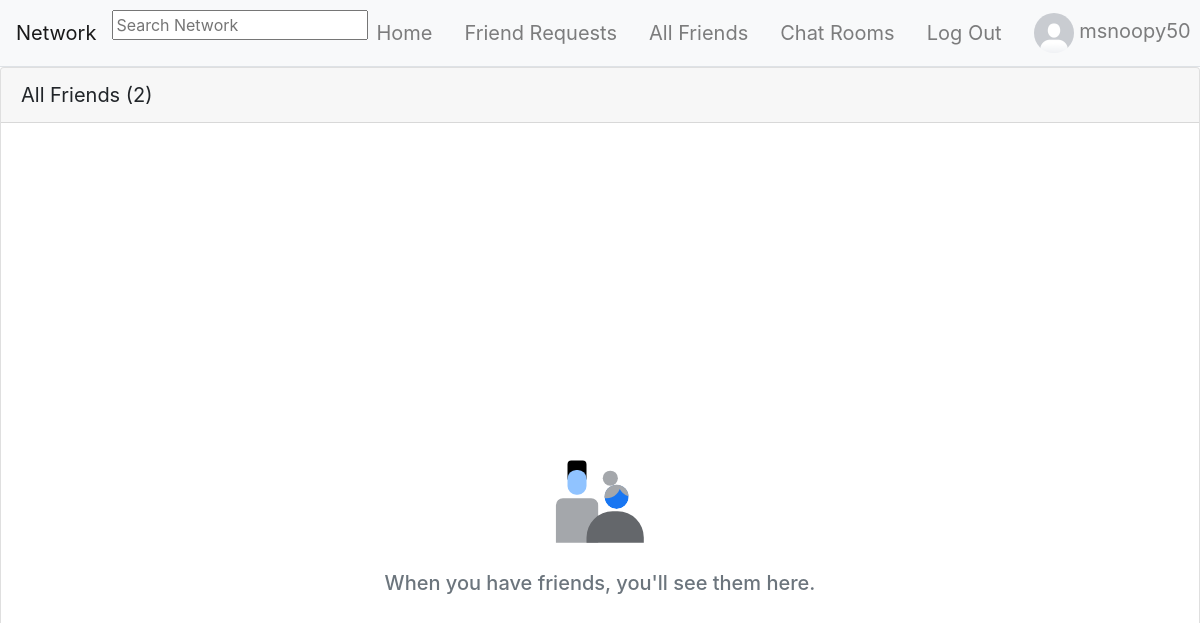
The app's page /friends (signed in), older data.
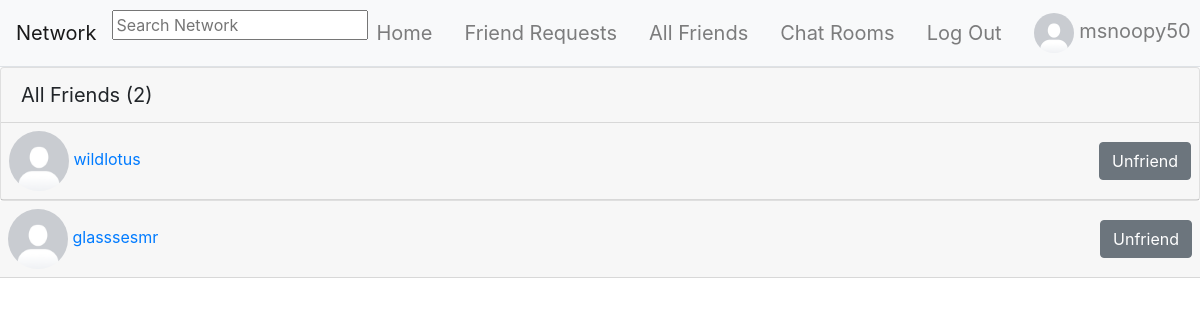
The same page, newer data.
### network/models.py (models this page shows, shortened)
class FriendRequest(models.Model):
    from_user = models.ForeignKey(User, related_name="from_user", on_delete=models.CASCADE)
    to_user = models.ForeignKey(User, related_name="to_user", on_delete=models.CASCADE)
    active = models.BooleanField(default=True)
    class Meta:
        constraints = [
            models.UniqueConstraint(
                name="%(app_label)s_%(class)s_unique_relationships",
                fields=["from_user", "to_user"]
            ),
            models.CheckConstraint(
                name="%(app_label)s_%(class)s_prevent_self_friending",
                check=~models.Q(from_user=models.F("to_user")),
            ),
        ]

class User(AbstractUser):
    pass

class UserProfile(models.Model):
    user = models.OneToOneField(User, primary_key=True, related_name="profile", on_delete=models.CASCADE)
    bio = models.TextField(blank=True, default="No Bio...", max_length=101)
    picture = models.ImageField(blank=True, default="default_profile_image.png")
    friends = models.ManyToManyField(User, blank=True, related_name="friends")
    blocked = models.ManyToManyField(User, blank=True, related_name="blocked")

### network/views.py (the view)
# urls.py: path("friends", views.friends, name="friends"),
@login_required
def friends(request):
    try:
        profile = UserProfile.objects.get(pk=request.user.id)
        friends = profile.friends.all()
        friend_requests = FriendRequest.objects.filter(
            Q(from_user__in=friends, to_user=request.user, active=False) | Q(to_user__in=friends, from_user=request.user, active=False)
        )
        context = {}
        context["friends"] = friend_requests
        for friend_request in friend_requests:
            if friend_request.to_user == profile.user:
                requests_friends = friend_requests.values_list('from_user', flat=True)
            else:
                requests_friends = friend_requests.values_list('to_user', flat=True)
            requests_profiles = UserProfile.objects.filter(pk__in=requests_friends)
            friends_with_profile = profile.friends.values_list('pk', flat=True)
            for request_profile in requests_profiles:
                request_friends = request_profile.friends.filter(pk__in=friends_with_profile)
                print(request_friends)
            context["mutual_friends"] = request_friends
            context["mutual_friends_amount"] = request_friends.count()
    except UserProfile.DoesNotExist:
        return JsonResponse({"error": "User profile matching query does not exist."}, status=400)
    return render(request, "network/friends.html", context)

### templates/network/friends.html (shortened to what this page needs)
{% extends "network/layout.html" %} {% load static %}
{% block body %}
<div class="card">
    <div class="card-header" style="font-size: 20px;" id="card-header">All Friends (<span
            id="friends_amount">{{request.user.profile.friends.all.count}}</span>)</div>
    {% for friend_request in friends %}
    {% if friend_request.to_user == request.user %}
    <div class="card-header d-flex p-2" id="friend_card_{{ friend_request.id }}">
        <div>
            <a href="{% url 'profile' friend_request.from_user.id %}">
                <img src="{{ friend_request.from_user.profile.picture.url }}" alt="" width="60px" height="60px"
                    style="border-radius: 50%">
                {{ friend_request.from_user }}
            </a>
        </div>
        <div class="d-flex ml-auto align-items-center">
            <button type="button" data-toggle="modal" data-target="#unfriendModal_{{ friend_request.id }}" class="btn btn-secondary"
                style="float: right">Unfriend</button>
        </div>
    </div>
    {% endif %}
</div>
{% empty %}
<div class="d-flex align-items-center justify-content-center flex-column min-vh-100">
    <div class="p-2">
        <img src="{% static 'network/images/null_states_people_gray_wash.svg' %}" width="112" height="112" alt="">
    </div>
    <div class="p-2 text-muted">
        <h5 class="text-muted">When you have friends, you'll see them here.</h5>
    </div>
</div>
{% endfor %}
{% endblock %}

Row changes from the older to the newer data that the page shows:
added FriendRequest: from_user.profile.picture (placeholder picture), from_user "wildlotus"
added FriendRequest: from_user.profile.picture (placeholder picture), from_user "glasssesmr"
Text that changed along with them:
text no longer shown: "When you have friends, you'll see them here."
